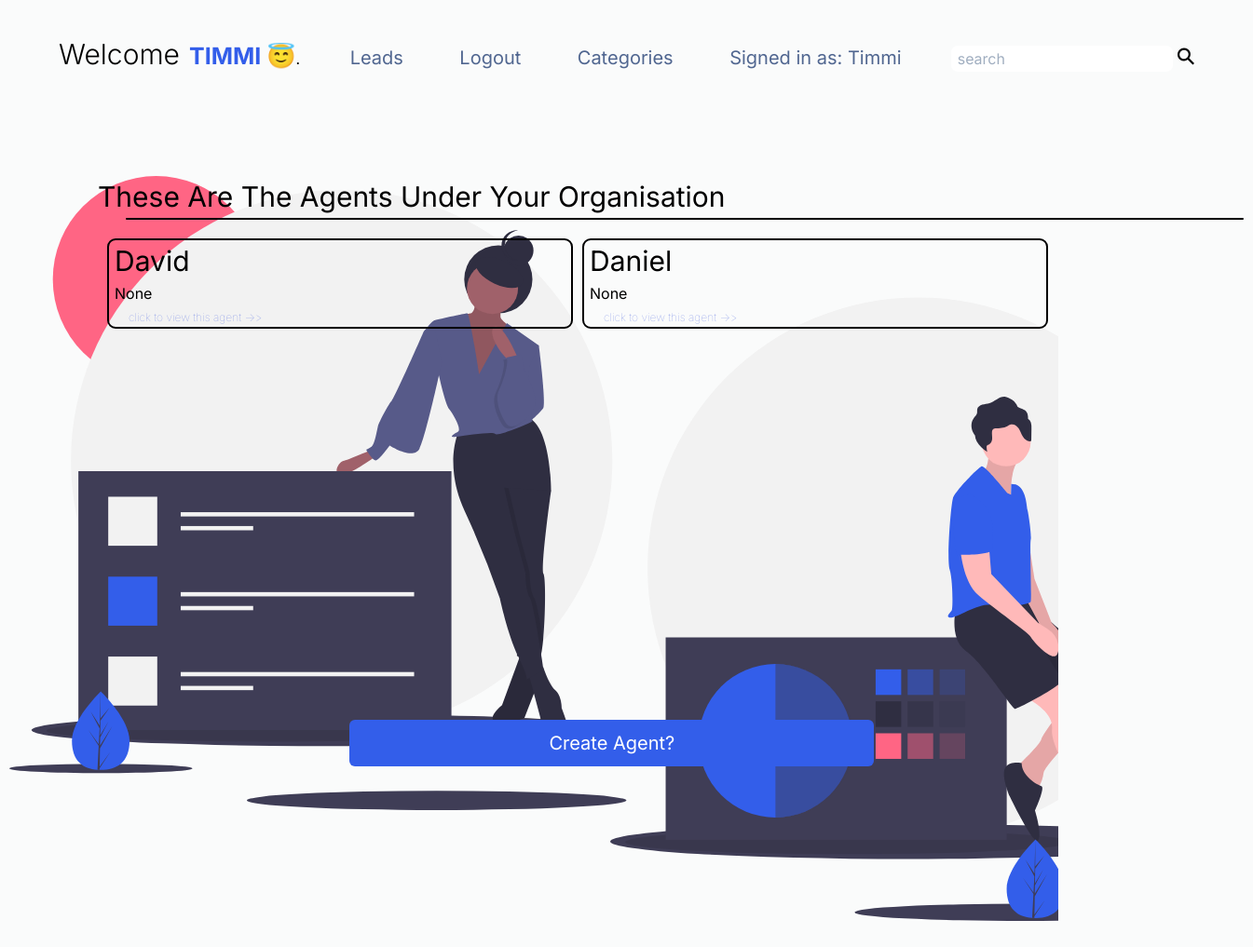
Page /agentlist/ (signed in) on the earlier database version.
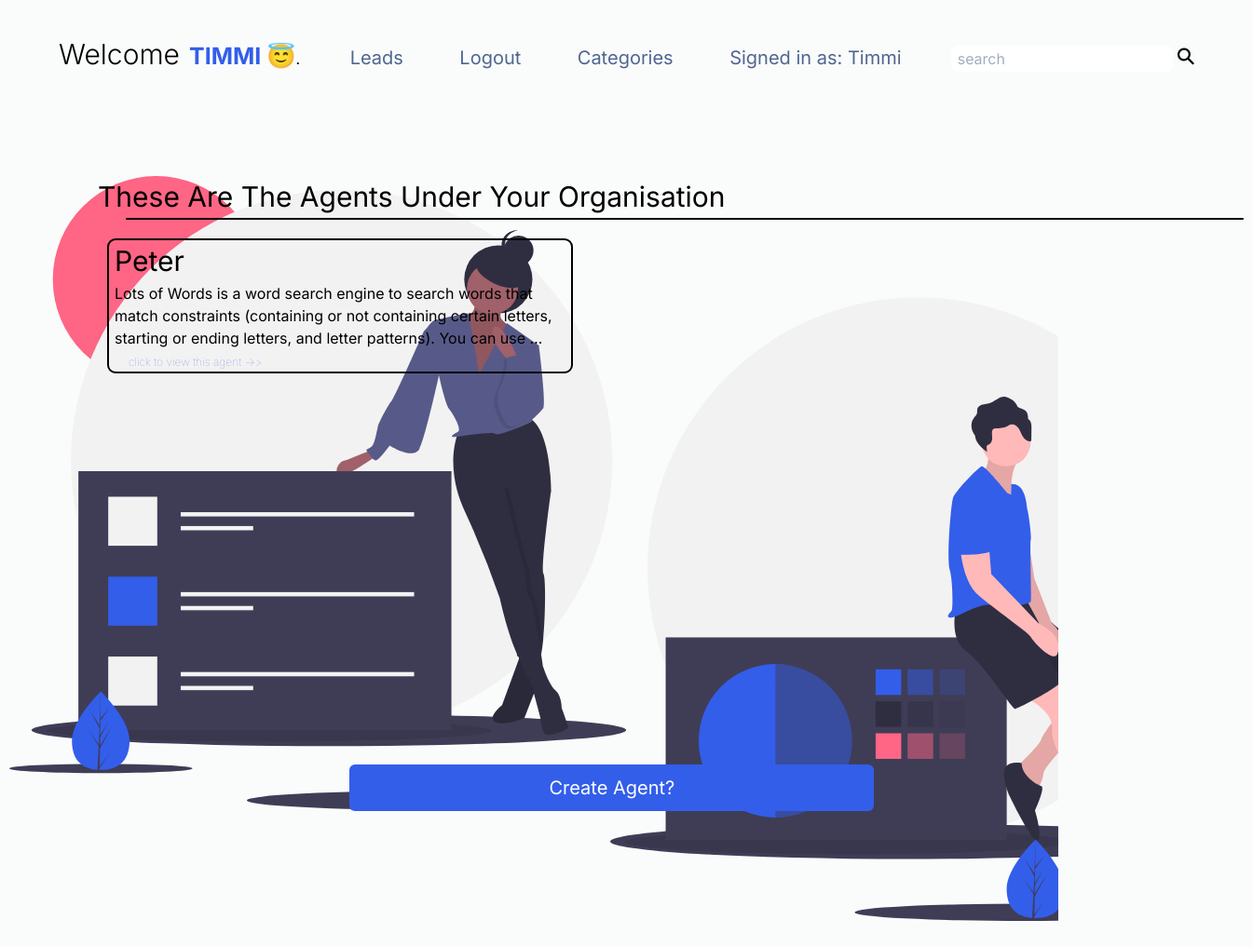
Same page on the later database version.
### CRMapp/models.py (models this page shows, shortened)
class Agent(models.Model):
    user = models.OneToOneField("User", on_delete=models.CASCADE)
    organisation = models.ForeignKey("Auto", on_delete=models.CASCADE)

class User(AbstractUser):
    pass
    is_organisor = models.BooleanField(default=True)
    is_agent = models.BooleanField(default=False)
    agent_details = models.TextField(null = True, blank=True)

### Agentapp/views.py (the view, shortened to what this page needs)
# urls.py: path('agentlist/', Agent_list.as_view(), name='agent-list'),
class Agent_list(ManualLoginRequiredMixin, generic.ListView):
    template_name = 'agent-list.html'
    context_object_name = 'agents'
    def get_queryset(self):
        queryset = Agent.objects.filter(organisation = self.request.user.auto)
        return queryset

### CRMapp/mixins.py (called while the page is built)
    def dispatch(self, request, *args, **kwargs):
        if not request.user.is_authenticated or not request.user.is_organisor:
            return redirect('login')
        return super().dispatch(request, *args, **kwargs)

### Agentapp/templates/agent-list.html (shortened to what this page needs)
<!DOCTYPE html>
<html lang="en">
<head>
    <link href="https://unpkg.com/tailwindcss@^1.0/dist/tailwind.min.css" rel="stylesheet">
    {% load static %}
    <link rel="stylesheet" href="{% static 'styless.css' %}">
</head>
<body>
    <nav>
        <h1 class="hello">Welcome</h1>
        <span>{{request.user.username}} &#128519;</span>.
        <div class="nav-contents">
            <ul>
                <li><a href="{% url 'leads:lead-list' %}">Leads</a></li>
               <li><a href="{% url 'logout' %}">Logout</a></li>
               {% if request.user.is_organisor %}
               <li><a  href="{% url 'leads:category' %}">Categories</a></li>
               {% endif %}
               <li>Signed in as: <span style="text-transform: capitalize;">{{request.user.username}}</span></li>
            </ul>
        </div>
            <div class="search">
                <input type="search" placeholder=" search">
                <button><div class="search-icon">&#9906;</div></button>
            </div>
    </nav>
<div class="background-img">
    <div class="container">
        <p id="text-p">These are the Agents under your organisation</p>
        <div class="lead">
                {% for agent in agents %}
                <p>
                    <a class="text-3xl" style="text-transform: capitalize;" href="{% url 'agents:agent-details' agent.id %}">{{agent.user.username}}</a><br>
                    <a>
                       {{agent.user.agent_details|truncatewords:30}}
                    </a><br>
                    <span class="text"><a href="{% url 'agents:agent-details' agent.id %}">click to view this agent ->></a></span>
                </p>
                {% endfor %}
            </div>
        <div class="bottom">
            <a href="{% url 'agents:agent-create' %}"><button class="w-full text-black hover:bg-blue-500  px-3 py-2 rounded-md">Create Agent?</button></a>
        </div>
    </div>
</div>
</body>
</html>

Differences in the rows shown:
removed Agent: user.username "David", user.agent_details "None"
removed Agent: user.username "Daniel", user.agent_details "None"
added Agent: user.username "Peter", user.agent_details "Lots of Words is a word search engine to search words that match constraints (containing or not containing certain letters, starting or ending letters, and letter patterns). You can use …"
